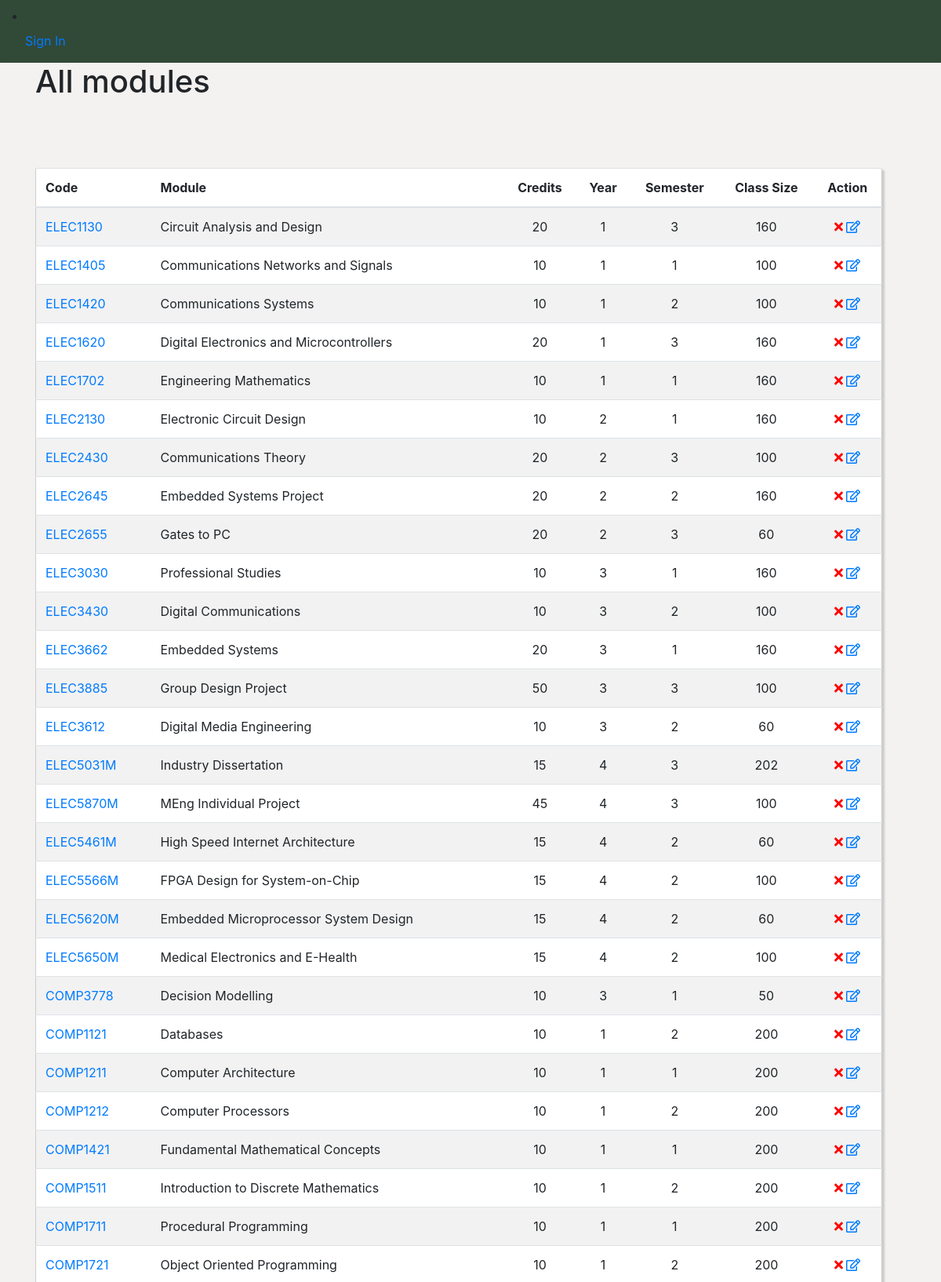
The app's page /display_modules (upper part) with its own data.
### app/models.py (models this page shows, shortened)
class Module(db.Model):
    __tablename__ = 'modules'
    id = db.Column(db.Integer, primary_key=True)
    module_title = db.Column(db.String(100), index=True)
    module_code = db.Column(db.String(10))
    module_credits = db.Column(db.Integer)
    module_year = db.Column(db.Integer)
    module_semester = db.Column(db.Integer)
    class_size = db.Column(db.Integer)
    module_description = db.Column(db.String(4000))
    module_url = db.Column(db.String(1000))
    lecturer_id = db.Column(db.Integer, db.ForeignKey('lecturers.id'))
    prerequisites = db.Column(db.String, default="")
    record = relationship('Record', backref='module', primaryjoin=id == Record.module_id, cascade="save-update, merge, delete, delete-orphan")

### app/views.py (the view)
@login_required
@app.route('/display_modules', methods=['GET', 'POST'])
def display_modules():
    user = current_user
    all_modules = models.Module.query.all()
    return render_template('/display_modules.html',
                            title='Display Modules',
                            modules = all_modules,
                            user = user)

### app/views.py (called while the page is built)
@app.before_request
def before_request():
   guest = current_user

### app/templates/display_modules.html (shortened to what this page needs)
{% extends "base.html" %}
{% block content %}
    <div class="container">
        <div class="row">
            <div class="col-md-offset-5 col-md-4">
                <h1>All modules</h1><br>
            </div>
        </div>
            <div class="row col-md-12 custyle">
            <table class="table table-striped custab">
              <thead>
                  <tr>
                      <th class="inner">Code</th>
                      <th class="inner">Module</th>
                      <th>Credits</th>
                      <th>Year</th>
                      <th>Semester</th>
                      <th>Class Size</th>
                      <th class="text-center">Action</th>
                  </tr>
              </thead>
              <tbody>
                  {% for module in modules %}
                      <tr>
                          <td class="inner"><a id="module{{module.id}}code" href="/display_module_details/{{module.id}}">
                              {{ module.module_code }}</a>
                          </td>
                          <td class="inner">{{module.module_title}}</td>
                          <td>{{module.module_credits}}</td>
                          <td>{{module.module_year}}</td>
                          <td>{{module.module_semester}}</td>
                          <td>{{module.class_size}}</td>
                          <td>
                            <a href="/display_modules/{{module.id}}"><span class="fa fa-times"></span></a>
                            <a id="edit_module_link" href="/edit_module_details/{{module.id}}"><span class="far fa-edit"></span></a>
                          </td>
                      </tr>
                  {% endfor %}
              </tbody>
            </table>
            </div>
        </div>
{% endblock %}

### app/static/css/base.css (style rules this page uses)
.fa-times { color: red; }
body { background-color: #f4f2f0; }
.custab { border: 1px solid #ccc; padding: 5px; margin: 5% 0; box-shadow: 3px 3px 2px #ccc; transition: 0.5s; background-color: #fff; }
.custab td, th { text-align: center; }
.custab .inner { text-align: left; }

### records on screen
Module: module_code "ELEC1130", module_title "Circuit Analysis and Design", module_credits "20", module_year "1", module_semester "3", class_size "160"
Module: module_code "ELEC1405", module_title "Communications Networks and Signals", module_credits "10", module_year "1", module_semester "1", class_size "100"
Module: module_code "ELEC1420", module_title "Communications Systems", module_credits "10", module_year "1", module_semester "2", class_size "100"
Module: module_code "ELEC1620", module_title "Digital Electronics and Microcontrollers", module_credits "20", module_year "1", module_semester "3", class_size "160"
Module: module_code "ELEC1702", module_title "Engineering Mathematics", module_credits "10", module_year "1", module_semester "1", class_size "160"
Module: module_code "ELEC2130", module_title "Electronic Circuit Design", module_credits "10", module_year "2", module_semester "1", class_size "160"
Module: module_code "ELEC2430", module_title "Communications Theory", module_credits "20", module_year "2", module_semester "3", class_size "100"
Module: module_code "ELEC2645", module_title "Embedded Systems Project", module_credits "20", module_year "2", module_semester "2", class_size "160"
Module: module_code "ELEC2655", module_title "Gates to PC", module_credits "20", module_year "2", module_semester "3", class_size "60"
Module: module_code "ELEC3030", module_title "Professional Studies", module_credits "10", module_year "3", module_semester "1", class_size "160"
Module: module_code "ELEC3430", module_title "Digital Communications", module_credits "10", module_year "3", module_semester "2", class_size "100"
Module: module_code "ELEC3662", module_title "Embedded Systems", module_credits "20", module_year "3", module_semester "1", class_size "160"
Module: module_code "ELEC3885", module_title "Group Design Project", module_credits "50", module_year "3", module_semester "3", class_size "100"
Module: module_code "ELEC3612", module_title "Digital Media Engineering", module_credits "10", module_year "3", module_semester "2", class_size "60"
Module: module_code "ELEC5031M", module_title "Industry Dissertation", module_credits "15", module_year "4", module_semester "3", class_size "202"
Module: module_code "ELEC5870M", module_title "MEng Individual Project", module_credits "45", module_year "4", module_semester "3", class_size "100"
Module: module_code "ELEC5461M", module_title "High Speed Internet Architecture", module_credits "15", module_year "4", module_semester "2", class_size "60"
Module: module_code "ELEC5566M", module_title "FPGA Design for System-on-Chip", module_credits "15", module_year "4", module_semester "2", class_size "100"
Module: module_code "ELEC5620M", module_title "Embedded Microprocessor System Design", module_credits "15", module_year "4", module_semester "2", class_size "60"
Module: module_code "ELEC5650M", module_title "Medical Electronics and E-Health", module_credits "15", module_year "4", module_semester "2", class_size "100"
Module: module_code "COMP3778", module_title "Decision Modelling", module_credits "10", module_year "3", module_semester "1", class_size "50"
Module: module_code "COMP1121", module_title "Databases", module_credits "10", module_year "1", module_semester "2", class_size "200"
Module: module_code "COMP1211", module_title "Computer Architecture", module_credits "10", module_year "1", module_semester "1", class_size "200"
Module: module_code "COMP1212", module_title "Computer Processors", module_credits "10", module_year "1", module_semester "2", class_size "200"
Module: module_code "COMP1421", module_title "Fundamental Mathematical Concepts", module_credits "10", module_year "1", module_semester "1", class_size "200"
Module: module_code "COMP1511", module_title "Introduction to Discrete Mathematics", module_credits "10", module_year "1", module_semester "2", class_size "200"
Module: module_code "COMP1711", module_title "Procedural Programming", module_credits "10", module_year "1", module_semester "1", class_size "200"
Module: module_code "COMP1721", module_title "Object Oriented Programming", module_credits "10", module_year "1", module_semester "2", class_size "200"
